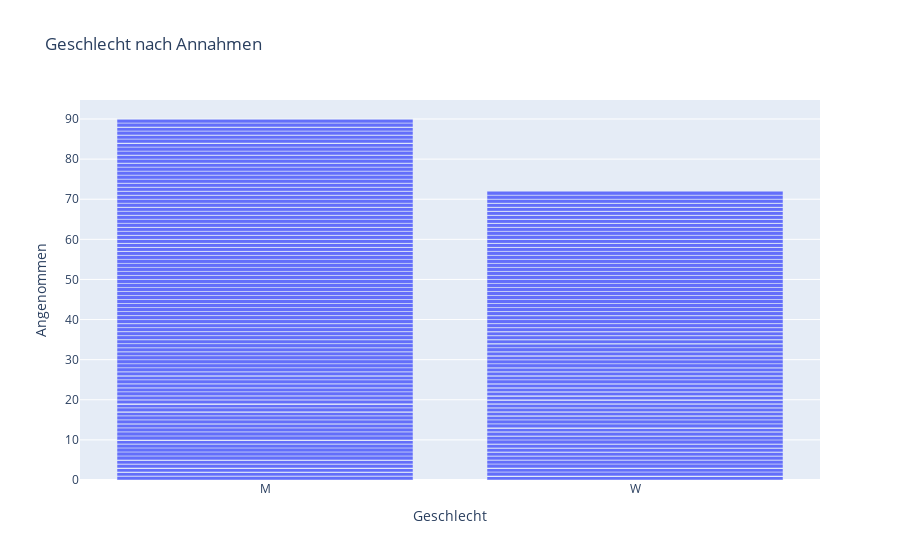

The notebook cell saved with this chart:
### Code cell
pe.bar(d, title="Geschlecht nach Annahmen", x="Geschlecht", y="Angenommen")

### Figure 1 — Plotly figure (JSON) as saved in the notebook; plotly's stock layout.template omitted (floating-point values rounded to 4 significant figures; data arrays with more than 128 entries replaced by an {"elided": "..."} marker saying what was removed)
{"data": [{"alignmentgroup": "True", "hovertemplate": "Geschlecht=%{x}<br>Angenommen=%{y}<extra></extra>", "legendgroup": "", "marker": {"color": "#636efa", "pattern": {"shape": ""}}, "name": "", "offsetgroup": "", "orientation": "v", "showlegend": false, "textposition": "auto", "type": "bar", "x": {"elided": "405 str values"}, "xaxis": "x", "y": {"elided": "405 int values"}, "yaxis": "y"}], "layout": {"barmode": "relative", "legend": {"tracegroupgap": 0}, "title": {"text": "Geschlecht nach Annahmen"}, "xaxis": {"anchor": "y", "domain": [0, 1], "title": {"text": "Geschlecht"}}, "yaxis": {"anchor": "x", "domain": [0, 1], "title": {"text": "Angenommen"}}}}
